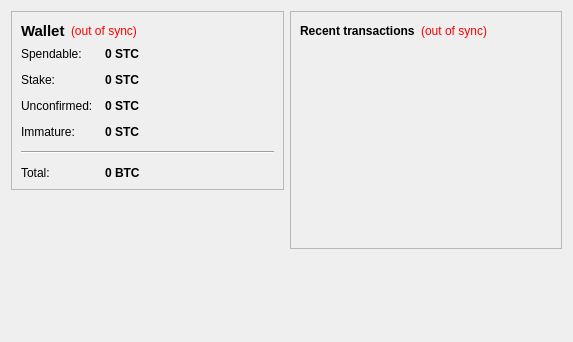
<?xml version="1.0" encoding="UTF-8"?>
<ui version="4.0">
 <class>OverviewPage</class>
 <widget class="QWidget" name="OverviewPage">
  <property name="geometry">
   <rect>
    <x>0</x>
    <y>0</y>
    <width>573</width>
    <height>342</height>
   </rect>
  </property>
  <property name="windowTitle">
   <string>Form</string>
  </property>
  <layout class="QHBoxLayout" name="horizontalLayout" stretch="1,1">
   <item>
    <layout class="QVBoxLayout" name="verticalLayout_2">
     <item>
      <widget class="QFrame" name="frame">
       <property name="frameShape">
        <enum>QFrame::StyledPanel</enum>
       </property>
       <property name="frameShadow">
        <enum>QFrame::Raised</enum>
       </property>
       <layout class="QVBoxLayout" name="verticalLayout_4">
        <item>
         <layout class="QHBoxLayout" name="horizontalLayout_4">
          <item>
           <widget class="QLabel" name="label_5">
            <property name="font">
             <font>
              <pointsize>11</pointsize>
              <weight>75</weight>
              <bold>true</bold>
             </font>
            </property>
            <property name="text">
             <string>Wallet</string>
            </property>
           </widget>
          </item>
          <item>
           <widget class="QLabel" name="labelWalletStatus">
            <property name="toolTip">
             <string>The displayed information may be out of date. Your wallet automatically synchronizes with the stc network after a connection is established, but this process has not completed yet.</string>
            </property>
            <property name="styleSheet">
             <string notr="true">QLabel { color: red; }</string>
            </property>
            <property name="text">
             <string notr="true">(out of sync)</string>
            </property>
            <property name="alignment">
             <set>Qt::AlignLeading|Qt::AlignLeft|Qt::AlignVCenter</set>
            </property>
           </widget>
          </item>
          <item>
           <spacer name="horizontalSpacer_2">
            <property name="orientation">
             <enum>Qt::Horizontal</enum>
            </property>
            <property name="sizeHint" stdset="0">
             <size>
              <width>40</width>
              <height>20</height>
             </size>
            </property>
           </spacer>
          </item>
         </layout>
        </item>
        <item>
         <layout class="QFormLayout" name="formLayout_2">
          <property name="fieldGrowthPolicy">
           <enum>QFormLayout::AllNonFixedFieldsGrow</enum>
          </property>
          <property name="horizontalSpacing">
           <number>12</number>
          </property>
          <property name="verticalSpacing">
           <number>12</number>
          </property>
          <item row="0" column="0">
           <widget class="QLabel" name="label">
            <property name="text">
             <string>Spendable:</string>
            </property>
           </widget>
          </item>
          <item row="0" column="1">
           <widget class="QLabel" name="labelBalance">
            <property name="font">
             <font>
              <weight>75</weight>
              <bold>true</bold>
             </font>
            </property>
            <property name="cursor">
             <cursorShape>IBeamCursor</cursorShape>
            </property>
            <property name="toolTip">
             <string>Your current spendable balance</string>
            </property>
            <property name="text">
             <string notr="true">0 STC</string>
            </property>
            <property name="textInteractionFlags">
             <set>Qt::LinksAccessibleByMouse|Qt::TextSelectableByKeyboard|Qt::TextSelectableByMouse</set>
            </property>
           </widget>
          </item>
          <item row="1" column="0">
           <widget class="QLabel" name="label_6">
            <property name="text">
             <string>Stake:</string>
            </property>
           </widget>
          </item>
          <item row="1" column="1">
           <widget class="QLabel" name="labelStake">
            <property name="font">
             <font>
              <weight>75</weight>
              <bold>true</bold>
             </font>
            </property>
            <property name="cursor">
             <cursorShape>IBeamCursor</cursorShape>
            </property>
            <property name="toolTip">
             <string>Total of coins that was staked, and do not yet count toward the current balance</string>
            </property>
            <property name="text">
             <string notr="true">0 STC</string>
            </property>
            <property name="textInteractionFlags">
             <set>Qt::LinksAccessibleByMouse|Qt::TextSelectableByKeyboard|Qt::TextSelectableByMouse</set>
            </property>
           </widget>
          </item>
          <item row="2" column="0">
           <widget class="QLabel" name="label_3">
            <property name="text">
             <string>Unconfirmed:</string>
            </property>
           </widget>
          </item>
          <item row="2" column="1">
           <widget class="QLabel" name="labelUnconfirmed">
            <property name="font">
             <font>
              <weight>75</weight>
              <bold>true</bold>
             </font>
            </property>
            <property name="cursor">
             <cursorShape>IBeamCursor</cursorShape>
            </property>
            <property name="toolTip">
             <string>Total of transactions that have yet to be confirmed, and do not yet count toward the current balance</string>
            </property>
            <property name="text">
             <string notr="true">0 STC</string>
            </property>
            <property name="textInteractionFlags">
             <set>Qt::LinksAccessibleByMouse|Qt::TextSelectableByKeyboard|Qt::TextSelectableByMouse</set>
            </property>
           </widget>
          </item>
          <item row="3" column="0">
           <widget class="QLabel" name="labelImmatureText">
            <property name="text">
             <string>Immature:</string>
            </property>
           </widget>
          </item>
          <item row="3" column="1">
           <widget class="QLabel" name="labelImmature">
            <property name="font">
             <font>
              <weight>75</weight>
              <bold>true</bold>
             </font>
            </property>
            <property name="toolTip">
             <string>Mined balance that has not yet matured</string>
            </property>
            <property name="text">
             <string notr="true">0 STC</string>
            </property>
            <property name="textInteractionFlags">
             <set>Qt::LinksAccessibleByMouse|Qt::TextSelectableByKeyboard|Qt::TextSelectableByMouse</set>
            </property>
           </widget>
          </item>
          <item row="4" column="0" colspan="2">
           <widget class="Line" name="line">
            <property name="orientation">
             <enum>Qt::Horizontal</enum>
            </property>
           </widget>
          </item>
          <item row="5" column="0">
           <widget class="QLabel" name="labelTotalText">
            <property name="text">
             <string>Total:</string>
            </property>
           </widget>
          </item>
          <item row="5" column="1">
           <widget class="QLabel" name="labelTotal">
            <property name="font">
             <font>
              <weight>75</weight>
              <bold>true</bold>
             </font>
            </property>
            <property name="cursor">
             <cursorShape>IBeamCursor</cursorShape>
            </property>
            <property name="toolTip">
             <string>Your current total balance</string>
            </property>
            <property name="text">
             <string notr="true">0 BTC</string>
            </property>
            <property name="textInteractionFlags">
             <set>Qt::LinksAccessibleByMouse|Qt::TextSelectableByKeyboard|Qt::TextSelectableByMouse</set>
            </property>
           </widget>
          </item>
         </layout>
        </item>
       </layout>
      </widget>
     </item>
     <item>
      <spacer name="verticalSpacer">
       <property name="orientation">
        <enum>Qt::Vertical</enum>
       </property>
       <property name="sizeHint" stdset="0">
        <size>
         <width>20</width>
         <height>40</height>
        </size>
       </property>
      </spacer>
     </item>
    </layout>
   </item>
   <item>
    <layout class="QVBoxLayout" name="verticalLayout_3">
     <item>
      <widget class="QFrame" name="frame_2">
       <property name="frameShape">
        <enum>QFrame::StyledPanel</enum>
       </property>
       <property name="frameShadow">
        <enum>QFrame::Raised</enum>
       </property>
       <layout class="QVBoxLayout" name="verticalLayout">
        <item>
         <layout class="QHBoxLayout" name="horizontalLayout_2">
          <item>
           <widget class="QLabel" name="label_4">
            <property name="text">
             <string>&lt;b&gt;Recent transactions&lt;/b&gt;</string>
            </property>
           </widget>
          </item>
          <item>
           <widget class="QLabel" name="labelTransactionsStatus">
            <property name="toolTip">
             <string>The displayed information may be out of date. Your wallet automatically synchronizes with the stc network after a connection is established, but this process has not completed yet.</string>
            </property>
            <property name="styleSheet">
             <string notr="true">QLabel { color: red; }</string>
            </property>
            <property name="text">
             <string notr="true">(out of sync)</string>
            </property>
            <property name="alignment">
             <set>Qt::AlignRight|Qt::AlignTrailing|Qt::AlignVCenter</set>
            </property>
           </widget>
          </item>
          <item>
           <spacer name="horizontalSpacer">
            <property name="orientation">
             <enum>Qt::Horizontal</enum>
            </property>
            <property name="sizeHint" stdset="0">
             <size>
              <width>40</width>
              <height>20</height>
             </size>
            </property>
           </spacer>
          </item>
         </layout>
        </item>
        <item>
         <widget class="QListView" name="listTransactions">
          <property name="styleSheet">
           <string notr="true">QListView { background: transparent; }</string>
          </property>
          <property name="frameShape">
           <enum>QFrame::NoFrame</enum>
          </property>
          <property name="verticalScrollBarPolicy">
           <enum>Qt::ScrollBarAlwaysOff</enum>
          </property>
          <property name="horizontalScrollBarPolicy">
           <enum>Qt::ScrollBarAlwaysOff</enum>
          </property>
          <property name="selectionMode">
           <enum>QAbstractItemView::NoSelection</enum>
          </property>
         </widget>
        </item>
       </layout>
      </widget>
     </item>
     <item>
      <spacer name="verticalSpacer_2">
       <property name="orientation">
        <enum>Qt::Vertical</enum>
       </property>
       <property name="sizeHint" stdset="0">
        <size>
         <width>20</width>
         <height>40</height>
        </size>
       </property>
      </spacer>
     </item>
    </layout>
   </item>
  </layout>
 </widget>
 <resources/>
 <connections/>
</ui>
